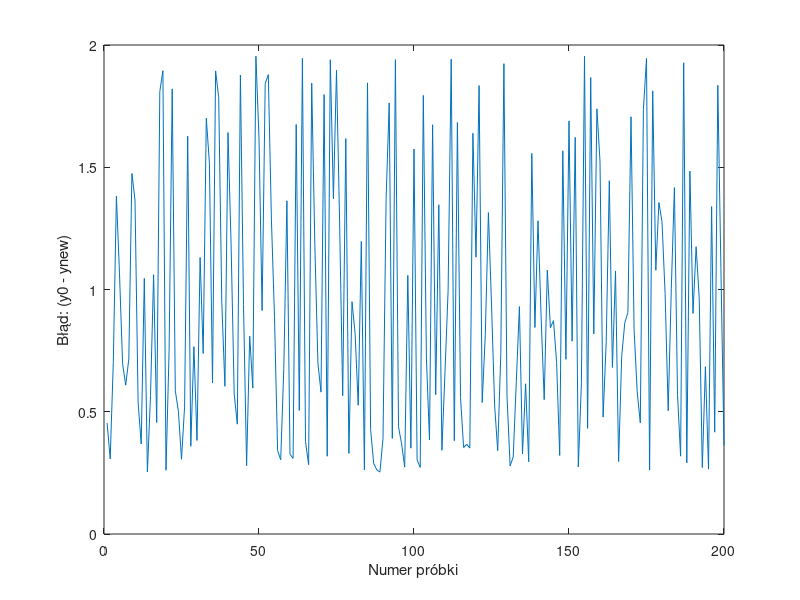

The MATLAB source for this figure:
bs = [1,0.8,1,1.5,0.6] % Startowa matryca b od b0 do b4 
 s = 200; % Ilość losowych wartości u 
 u = rand(s,1) % Matryca losowych wartości u 
 y0 =(bs(1)-bs(2)*u)./(bs(3)-bs(4)*u+bs(5)*u.^2) % Wyliczenie y0  
  
 krok = rand; 
 bnew = bs + (krok*rand(5,1)' - 0.5*krok); 
 ynew = (bnew(1)-bnew(2)*u)./(bnew(3)-bnew(4)*u+bnew(5)*u.^2); 
  
 Error=sum((y0-ynew).^2)/s; %Wyliczenie błędu (błąd średniokwadratowy) 
  
 Nmax = 10000; % maksymalna ilość iteracji 
  
 for i=1:Nmax 
  
     % Losujemy nową wartość kroku oraz wyliczamy nowe losowe wartości b 
     krok = rand; 
     bnew = bs + (krok*rand(5,1)' - 0.5*krok); 
     % Wyliczamy matrycę y dla nowych wartości b 
     ynew = (bnew(1)-bnew(2)*u)./(bnew(3)-bnew(4)*u+bnew(5)*u.^2); 
  
     NewError=sum((y0-ynew).^2)/s; %Wyliczenie nowego błędu 
  
     if Error > NewError 
         bs=bnew; 
         Error=NewError; 
     end 
  
     if Error < 1e-6 
         break; 
     end 
 end 
  
 i 
 plot(y0-ynew) 
 ylabel("Błąd: (y0 - ynew)"); 
 xlabel("Numer próbki")